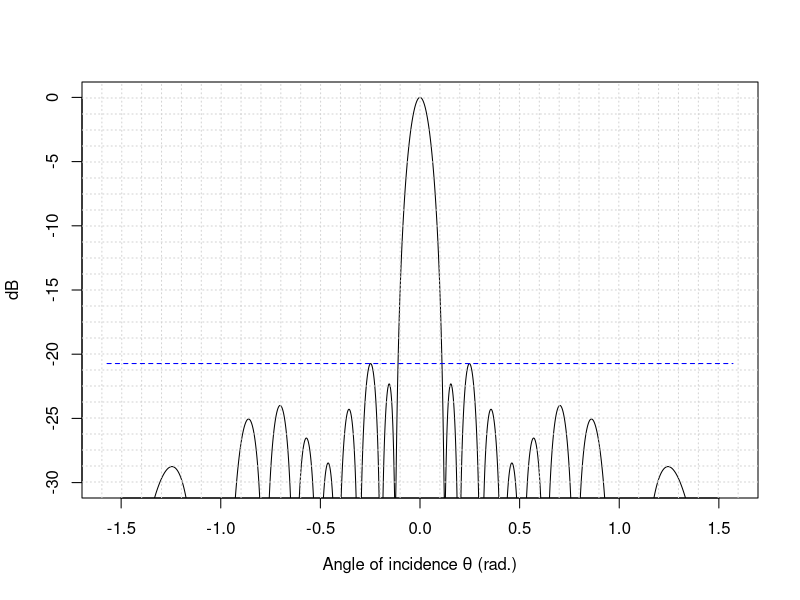

Source code (R):
remove(list = ls());
golden = c();
golden_sll = 0;

#cycle = c(1:100);
#for(k in cycle){
AF = 0;
sequence = c();
vect = c();
count_phase = 1;
PS = c(1:8);
deg2rad = function(deg) deg * (pi/180);

d = 0.5;

sequence = c(3, 3, 2, 2, 2, 2, 3, 3);

SIZE = 0;
for(q in sequence){
  SIZE = SIZE + q;
}

K2 = 6;
K3 = 6;

distance = 0;
totd = 0;
vect = rep(0, 0);
count1 = 1;
for(a in sequence){
  if(a == 1){
    if(count1 == 1){
      distance = 0;
      totdist = (d/2);
    } else{
      distance = totdist + d;
      totdist = totdist + d;
    }
  } else if(a == 2){
    if(count1 == 1){
      distance = (d/2);
      totdist = d;
    } else{
      distance = totdist + d + (d/2);
      totdist = totdist + (2*d);
    }
  } else if(a == 3){
    if(count1 == 1){
      distance = d;
      totdist = 2*d;
    } else{
      distance = totdist + (2*d);
      totdist = totdist + (3*d);
    }
  } else if(a == 4){
    if(count1 == 1){
      distance = d + (d/2);
      totdist = (3*d);
    } else{
      distance = totdist + (2*d) + (d/2)
      totdist = totdist + (4*d);
    }
  } 
  count1 = count1 + 1;
  vect = c(vect, rep((distance*2), a));
}

vect2 = vect;

p = seq(-(pi/2), pi/2, by = pi/1800);

theta = deg2rad(0);

vect3 = c(1:SIZE);
subelements = rep(1, SIZE);
tcount = 1;

for(b in sequence){
  subelements[tcount:(tcount+b-1)] = rep(b, b);
  tcount = tcount + b;
}

cos_taper = function(phasecenter) 0.5*(1 + 
              (cos(pi*((((phasecenter-1)/vect[SIZE])) - (3/2))))^2);
beta = function(k) -2*pi*d*k*(sin(theta));

PP = cos_taper(vect2)*exp(1i*beta(vect));

for(n in c(1:length(vect))){
  AF = AF + (exp(1i*2*pi*n*d*sin(p)) * PP[n]); #Array Factor
}

fact = abs(AF);
my.max = function(x) ifelse( !all(is.na(x)), max(x, na.rm=T), NA)
fact2 = fact / my.max(fact);

plot(p, 20*log10(fact2), ylim=c(-30, 0), type='l', 
     xlab=expression(paste("Angle of incidence ", theta, " (rad.)")), 
     ylab = 'dB', lty=1, col="black");

grid(34, 26);

max = 0;
for(i in c(1:length(p))) {
  if (fact[i] > max) {
    max = fact[i];
    maxlobe_index = i;
  }
}

flag1 = FALSE;
flag2 = FALSE;

p1 = maxlobe_index - 1;
p2 = p1 - 1;

while(fact2[p1] > fact2[p2]){
  p1 = p2;
  p2 = p1 - 1;
  if(p2 == 0){
    p1 = 1791;
    p2 = p1 - 1;
    flag1 = TRUE;
  }
}

tmp1 = p1;

q1 = maxlobe_index + 1;
q2 = q1 + 1;

while(fact2[q1] > fact2[q2]){
  q1 = q2;
  q2 = q1 + 1;
  if(q2 == 1801){
    q1 = 10;
    q2 = q1 + 1;
    flag2 = TRUE;
  }
}
tmp2 = q1;

if(flag1 || flag2){
  right_point = tmp1;
  left_point = tmp2;
  sll_left_index = which.max(fact2[left_point:900]) + left_point;
  sll_right_index = which.max(fact2[901:right_point]) + 900;
  
  bw = (abs(p[1]) - abs(p[left_point])) + (p[1801] - p[right_point]);
  sll = max(20*log10(fact2[sll_left_index]), 
            20*log10(fact2[sll_right_index]));
  
  #lines(p[left_point]*rep(1, 1801), 20*log10(fact2), col='red');
  #lines(p[right_point]*rep(1, 1801), 20*log10(fact2), col='red');
}else{ 
  right_point = tmp2;
  left_point = tmp1;
  sll_left_index = which.max(fact2[1:left_point]);
  sll_right_index = which.max(fact2[right_point:1799]) + right_point;
  
  bw = abs(p[right_point] - p[left_point]);
  sll = max(20*log10(fact2[sll_left_index]), 
            20*log10(fact2[sll_right_index]));
  
  #lines(p[left_point]*rep(1, 1801), 20*log10(fact2), col='red');
  #lines(p[right_point]*rep(1, 1801), 20*log10(fact2), col='red');
}

#lines(theta*rep(1, 1801), 20*log10(fact2), type="l", lty=2, col='black');
lines(p, sll * rep(1, 1801), type="l", lty=2, col='blue');
remove(flag1, flag2, tmp1, tmp2, p1, p2, q1, q2, n)
